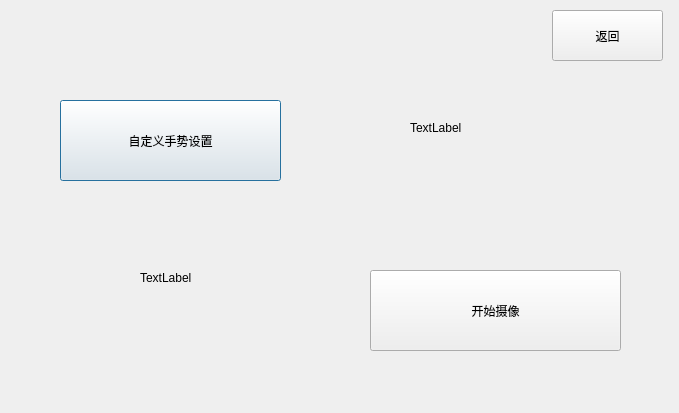
<?xml version="1.0" encoding="UTF-8"?>
<ui version="4.0">
 <class>video</class>
 <widget class="QDialog" name="video">
  <property name="geometry">
   <rect>
    <x>0</x>
    <y>0</y>
    <width>679</width>
    <height>413</height>
   </rect>
  </property>
  <property name="windowTitle">
   <string>Dialog</string>
  </property>
  <widget class="QPushButton" name="pushButton">
   <property name="geometry">
    <rect>
     <x>60</x>
     <y>100</y>
     <width>221</width>
     <height>81</height>
    </rect>
   </property>
   <property name="text">
    <string>自定义手势设置</string>
   </property>
  </widget>
  <widget class="QPushButton" name="pushButton_2">
   <property name="geometry">
    <rect>
     <x>370</x>
     <y>270</y>
     <width>251</width>
     <height>81</height>
    </rect>
   </property>
   <property name="text">
    <string>开始摄像</string>
   </property>
  </widget>
  <widget class="QLabel" name="label">
   <property name="geometry">
    <rect>
     <x>410</x>
     <y>120</y>
     <width>68</width>
     <height>15</height>
    </rect>
   </property>
   <property name="text">
    <string>TextLabel</string>
   </property>
  </widget>
  <widget class="QLabel" name="label_2">
   <property name="geometry">
    <rect>
     <x>140</x>
     <y>270</y>
     <width>68</width>
     <height>15</height>
    </rect>
   </property>
   <property name="text">
    <string>TextLabel</string>
   </property>
  </widget>
  <widget class="QPushButton" name="pushButton_3">
   <property name="geometry">
    <rect>
     <x>552</x>
     <y>10</y>
     <width>111</width>
     <height>51</height>
    </rect>
   </property>
   <property name="text">
    <string>返回</string>
   </property>
  </widget>
 </widget>
 <resources/>
 <connections/>
</ui>
